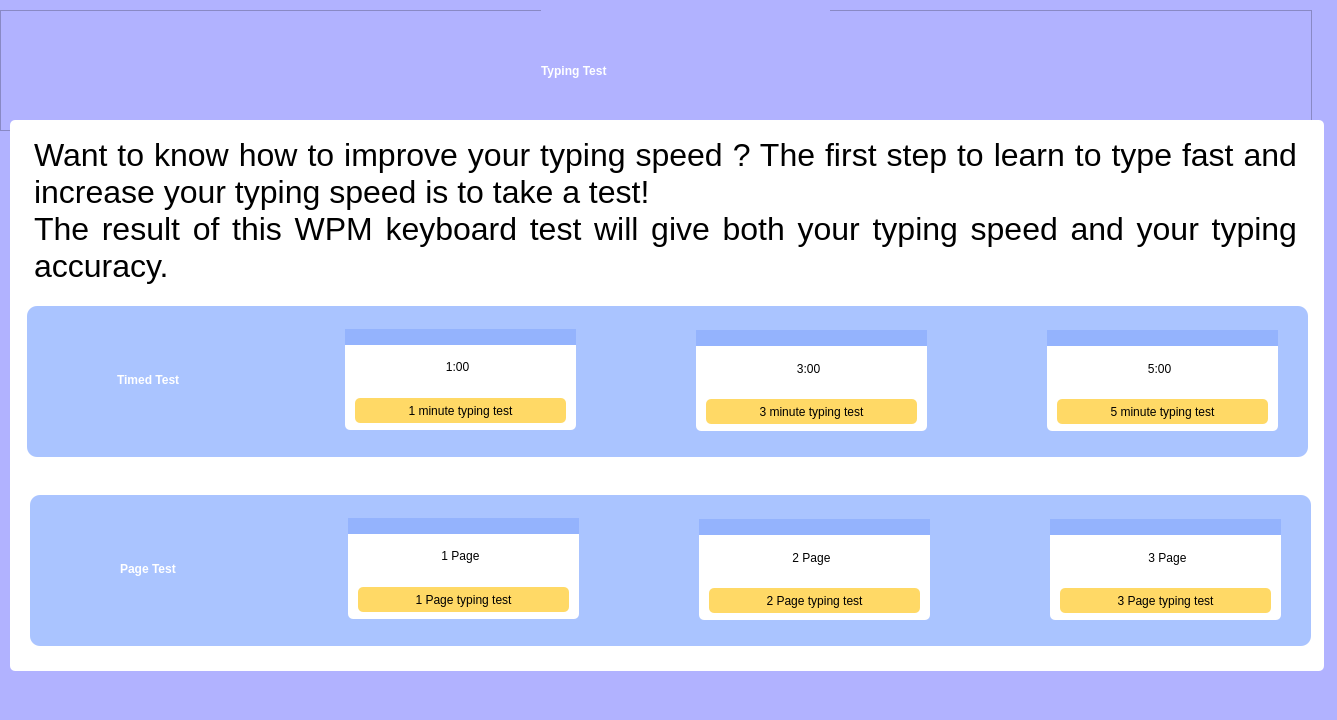
<?xml version="1.0" encoding="UTF-8"?>
<ui version="4.0">
 <class>MainWindow</class>
 <widget class="QMainWindow" name="MainWindow">
  <property name="geometry">
   <rect>
    <x>0</x>
    <y>0</y>
    <width>1337</width>
    <height>720</height>
   </rect>
  </property>
  <property name="maximumSize">
   <size>
    <width>1337</width>
    <height>720</height>
   </size>
  </property>
  <property name="windowTitle">
   <string>Speed Typing Test</string>
  </property>
  <property name="styleSheet">
   <string notr="true">background-color: #B1B2FF;</string>
  </property>
  <widget class="QWidget" name="centralwidget">
   <widget class="QFrame" name="frame">
    <property name="geometry">
     <rect>
      <x>0</x>
      <y>10</y>
      <width>1312</width>
      <height>121</height>
     </rect>
    </property>
    <property name="styleSheet">
     <string notr="true">align-item: center;</string>
    </property>
    <property name="frameShape">
     <enum>QFrame::StyledPanel</enum>
    </property>
    <property name="frameShadow">
     <enum>QFrame::Raised</enum>
    </property>
    <widget class="QLabel" name="label">
     <property name="geometry">
      <rect>
       <x>541</x>
       <y>0</y>
       <width>289</width>
       <height>121</height>
      </rect>
     </property>
     <property name="styleSheet">
      <string notr="true">font: 63 48pt &quot;Bahnschrift SemiBold Condensed&quot;;
color: white;
font-weight: bold;</string>
     </property>
     <property name="text">
      <string>Typing Test</string>
     </property>
    </widget>
   </widget>
   <widget class="QWidget" name="main_container" native="true">
    <property name="geometry">
     <rect>
      <x>10</x>
      <y>120</y>
      <width>1314</width>
      <height>551</height>
     </rect>
    </property>
    <property name="styleSheet">
     <string notr="true">background-color: white;

border-radius: 5px;</string>
    </property>
    <widget class="QWidget" name="widget_2" native="true">
     <property name="geometry">
      <rect>
       <x>10</x>
       <y>13</y>
       <width>1291</width>
       <height>164</height>
      </rect>
     </property>
     <property name="styleSheet">
      <string notr="true"/>
     </property>
     <widget class="QTextBrowser" name="textBrowser">
      <property name="geometry">
       <rect>
        <x>10</x>
        <y>0</y>
        <width>1271</width>
        <height>164</height>
       </rect>
      </property>
      <property name="styleSheet">
       <string notr="true"/>
      </property>
      <property name="html">
       <string>&lt;!DOCTYPE HTML PUBLIC &quot;-//W3C//DTD HTML 4.0//EN&quot; &quot;http://www.w3.org/TR/REC-html40/strict.dtd&quot;&gt;
&lt;html&gt;&lt;head&gt;&lt;meta name=&quot;qrichtext&quot; content=&quot;1&quot; /&gt;&lt;style type=&quot;text/css&quot;&gt;
p, li { white-space: pre-wrap; }
&lt;/style&gt;&lt;/head&gt;&lt;body style=&quot; font-family:'MS Shell Dlg 2'; font-size:8.25pt; font-weight:400; font-style:normal;&quot;&gt;
&lt;p align=&quot;justify&quot; style=&quot; margin-top:0px; margin-bottom:0px; margin-left:0px; margin-right:0px; -qt-block-indent:0; text-indent:0px;&quot;&gt;&lt;span style=&quot; font-family:'Bahnschrift'; font-size:24pt; font-weight:296; color:#000000;&quot;&gt;Want to know how to improve your typing speed ? The first step to learn to type fast and increase your typing speed is to take a test!&lt;/span&gt;&lt;/p&gt;
&lt;p align=&quot;justify&quot; style=&quot; margin-top:0px; margin-bottom:0px; margin-left:0px; margin-right:0px; -qt-block-indent:0; text-indent:0px;&quot;&gt;&lt;span style=&quot; font-family:'Bahnschrift'; font-size:24pt; font-weight:296; color:#000000;&quot;&gt;The result of this WPM keyboard test will give both your typing speed and your typing accuracy.&lt;/span&gt;&lt;/p&gt;&lt;/body&gt;&lt;/html&gt;</string>
      </property>
     </widget>
    </widget>
    <widget class="QFrame" name="frame_2">
     <property name="geometry">
      <rect>
       <x>17</x>
       <y>186</y>
       <width>1281</width>
       <height>151</height>
      </rect>
     </property>
     <property name="styleSheet">
      <string notr="true">background-color: #AAC4FF;
border-radius: 10px;</string>
     </property>
     <property name="frameShape">
      <enum>QFrame::StyledPanel</enum>
     </property>
     <property name="frameShadow">
      <enum>QFrame::Raised</enum>
     </property>
     <widget class="QLabel" name="time_test_label">
      <property name="geometry">
       <rect>
        <x>90</x>
        <y>43</y>
        <width>161</width>
        <height>61</height>
       </rect>
      </property>
      <property name="styleSheet">
       <string notr="true">font: 63 20pt &quot;Bahnschrift SemiBold&quot;;
color: white;
font-weight: bold;
</string>
      </property>
      <property name="text">
       <string>Timed Test</string>
      </property>
     </widget>
     <widget class="QWidget" name="widget_3" native="true">
      <property name="geometry">
       <rect>
        <x>318</x>
        <y>23</y>
        <width>231</width>
        <height>101</height>
       </rect>
      </property>
      <property name="styleSheet">
       <string notr="true">background-color:white;
border-radius: 5px;
</string>
      </property>
      <widget class="Line" name="line">
       <property name="geometry">
        <rect>
         <x>0</x>
         <y>0</y>
         <width>231</width>
         <height>16</height>
        </rect>
       </property>
       <property name="styleSheet">
        <string notr="true">background-color: #94B3FD;
border-radius: 0px;</string>
       </property>
       <property name="orientation">
        <enum>Qt::Horizontal</enum>
       </property>
      </widget>
      <widget class="QPushButton" name="min_1_btn">
       <property name="geometry">
        <rect>
         <x>10</x>
         <y>69</y>
         <width>211</width>
         <height>25</height>
        </rect>
       </property>
       <property name="styleSheet">
        <string notr="true">background-color: #FFD966;
font: 11pt &quot;Bahnschrift&quot;;</string>
       </property>
       <property name="text">
        <string>1 minute typing test</string>
       </property>
      </widget>
      <widget class="QLabel" name="min_1_label">
       <property name="geometry">
        <rect>
         <x>77</x>
         <y>23</y>
         <width>71</width>
         <height>31</height>
        </rect>
       </property>
       <property name="styleSheet">
        <string notr="true">font: 18pt &quot;OCR A Extended&quot;;
color: black;</string>
       </property>
       <property name="text">
        <string>&lt;html&gt;&lt;head/&gt;&lt;body&gt;&lt;p align=&quot;center&quot;&gt;1:00&lt;/p&gt;&lt;/body&gt;&lt;/html&gt;</string>
       </property>
      </widget>
     </widget>
     <widget class="QWidget" name="widget_4" native="true">
      <property name="geometry">
       <rect>
        <x>669</x>
        <y>24</y>
        <width>231</width>
        <height>101</height>
       </rect>
      </property>
      <property name="styleSheet">
       <string notr="true">background-color:white;
border-radius: 5px;
</string>
      </property>
      <widget class="Line" name="line_2">
       <property name="geometry">
        <rect>
         <x>0</x>
         <y>0</y>
         <width>231</width>
         <height>16</height>
        </rect>
       </property>
       <property name="styleSheet">
        <string notr="true">background-color: #94B3FD;
border-radius: 0px;</string>
       </property>
       <property name="orientation">
        <enum>Qt::Horizontal</enum>
       </property>
      </widget>
      <widget class="QPushButton" name="min_3_btn">
       <property name="geometry">
        <rect>
         <x>10</x>
         <y>69</y>
         <width>211</width>
         <height>25</height>
        </rect>
       </property>
       <property name="styleSheet">
        <string notr="true">background-color: #FFD966;
font: 11pt &quot;Bahnschrift&quot;;</string>
       </property>
       <property name="text">
        <string>3 minute typing test</string>
       </property>
      </widget>
      <widget class="QLabel" name="min_3_label">
       <property name="geometry">
        <rect>
         <x>77</x>
         <y>24</y>
         <width>71</width>
         <height>31</height>
        </rect>
       </property>
       <property name="styleSheet">
        <string notr="true">font: 18pt &quot;OCR A Extended&quot;;
color: black;</string>
       </property>
       <property name="text">
        <string>&lt;html&gt;&lt;head/&gt;&lt;body&gt;&lt;p align=&quot;center&quot;&gt;3:00&lt;/p&gt;&lt;/body&gt;&lt;/html&gt;</string>
       </property>
      </widget>
     </widget>
     <widget class="QWidget" name="widget_5" native="true">
      <property name="geometry">
       <rect>
        <x>1020</x>
        <y>24</y>
        <width>231</width>
        <height>101</height>
       </rect>
      </property>
      <property name="styleSheet">
       <string notr="true">background-color:white;
border-radius: 5px;
</string>
      </property>
      <widget class="Line" name="line_3">
       <property name="geometry">
        <rect>
         <x>0</x>
         <y>0</y>
         <width>231</width>
         <height>16</height>
        </rect>
       </property>
       <property name="styleSheet">
        <string notr="true">background-color: #94B3FD;
border-radius: 0px;</string>
       </property>
       <property name="orientation">
        <enum>Qt::Horizontal</enum>
       </property>
      </widget>
      <widget class="QPushButton" name="min_5_btn">
       <property name="geometry">
        <rect>
         <x>10</x>
         <y>69</y>
         <width>211</width>
         <height>25</height>
        </rect>
       </property>
       <property name="styleSheet">
        <string notr="true">background-color: #FFD966;
font: 11pt &quot;Bahnschrift&quot;;</string>
       </property>
       <property name="text">
        <string>5 minute typing test</string>
       </property>
      </widget>
      <widget class="QLabel" name="min_5_label">
       <property name="geometry">
        <rect>
         <x>77</x>
         <y>24</y>
         <width>71</width>
         <height>31</height>
        </rect>
       </property>
       <property name="styleSheet">
        <string notr="true">font: 18pt &quot;OCR A Extended&quot;;
color: black;</string>
       </property>
       <property name="text">
        <string>&lt;html&gt;&lt;head/&gt;&lt;body&gt;&lt;p align=&quot;center&quot;&gt;5:00&lt;/p&gt;&lt;/body&gt;&lt;/html&gt;</string>
       </property>
      </widget>
     </widget>
    </widget>
    <widget class="QFrame" name="frame_3">
     <property name="geometry">
      <rect>
       <x>20</x>
       <y>375</y>
       <width>1281</width>
       <height>151</height>
      </rect>
     </property>
     <property name="styleSheet">
      <string notr="true">background-color: #AAC4FF;
border-radius: 10px;</string>
     </property>
     <property name="frameShape">
      <enum>QFrame::StyledPanel</enum>
     </property>
     <property name="frameShadow">
      <enum>QFrame::Raised</enum>
     </property>
     <widget class="QLabel" name="page_test_label">
      <property name="geometry">
       <rect>
        <x>90</x>
        <y>43</y>
        <width>161</width>
        <height>61</height>
       </rect>
      </property>
      <property name="styleSheet">
       <string notr="true">font: 63 20pt &quot;Bahnschrift SemiBold&quot;;
color: white;
font-weight: bold;
</string>
      </property>
      <property name="text">
       <string>Page Test</string>
      </property>
     </widget>
     <widget class="QWidget" name="widget_6" native="true">
      <property name="geometry">
       <rect>
        <x>318</x>
        <y>23</y>
        <width>231</width>
        <height>101</height>
       </rect>
      </property>
      <property name="styleSheet">
       <string notr="true">background-color:white;
border-radius: 5px;
</string>
      </property>
      <widget class="Line" name="line_4">
       <property name="geometry">
        <rect>
         <x>0</x>
         <y>0</y>
         <width>231</width>
         <height>16</height>
        </rect>
       </property>
       <property name="styleSheet">
        <string notr="true">background-color: #94B3FD;
border-radius: 0px;</string>
       </property>
       <property name="orientation">
        <enum>Qt::Horizontal</enum>
       </property>
      </widget>
      <widget class="QPushButton" name="page_1_btn">
       <property name="geometry">
        <rect>
         <x>10</x>
         <y>69</y>
         <width>211</width>
         <height>25</height>
        </rect>
       </property>
       <property name="styleSheet">
        <string notr="true">background-color: #FFD966;
font: 11pt &quot;Bahnschrift&quot;;</string>
       </property>
       <property name="text">
        <string>1 Page typing test</string>
       </property>
      </widget>
      <widget class="QLabel" name="page_1_label">
       <property name="geometry">
        <rect>
         <x>57</x>
         <y>23</y>
         <width>111</width>
         <height>31</height>
        </rect>
       </property>
       <property name="styleSheet">
        <string notr="true">font: 18pt &quot;OCR A Extended&quot;;
color: black;</string>
       </property>
       <property name="text">
        <string>&lt;html&gt;&lt;head/&gt;&lt;body&gt;&lt;p align=&quot;center&quot;&gt;1 Page&lt;/p&gt;&lt;/body&gt;&lt;/html&gt;</string>
       </property>
      </widget>
     </widget>
     <widget class="QWidget" name="widget_7" native="true">
      <property name="geometry">
       <rect>
        <x>669</x>
        <y>24</y>
        <width>231</width>
        <height>101</height>
       </rect>
      </property>
      <property name="styleSheet">
       <string notr="true">background-color:white;
border-radius: 5px;
</string>
      </property>
      <widget class="Line" name="line_5">
       <property name="geometry">
        <rect>
         <x>0</x>
         <y>0</y>
         <width>231</width>
         <height>16</height>
        </rect>
       </property>
       <property name="styleSheet">
        <string notr="true">background-color: #94B3FD;
border-radius: 0px;</string>
       </property>
       <property name="orientation">
        <enum>Qt::Horizontal</enum>
       </property>
      </widget>
      <widget class="QPushButton" name="page_2_btn">
       <property name="geometry">
        <rect>
         <x>10</x>
         <y>69</y>
         <width>211</width>
         <height>25</height>
        </rect>
       </property>
       <property name="styleSheet">
        <string notr="true">background-color: #FFD966;
font: 11pt &quot;Bahnschrift&quot;;</string>
       </property>
       <property name="text">
        <string>2 Page typing test</string>
       </property>
      </widget>
      <widget class="QLabel" name="page_2_label">
       <property name="geometry">
        <rect>
         <x>57</x>
         <y>24</y>
         <width>111</width>
         <height>31</height>
        </rect>
       </property>
       <property name="styleSheet">
        <string notr="true">font: 18pt &quot;OCR A Extended&quot;;
color: black;</string>
       </property>
       <property name="text">
        <string>&lt;html&gt;&lt;head/&gt;&lt;body&gt;&lt;p align=&quot;center&quot;&gt;2 Page&lt;/p&gt;&lt;/body&gt;&lt;/html&gt;</string>
       </property>
      </widget>
     </widget>
     <widget class="QWidget" name="widget_8" native="true">
      <property name="geometry">
       <rect>
        <x>1020</x>
        <y>24</y>
        <width>231</width>
        <height>101</height>
       </rect>
      </property>
      <property name="styleSheet">
       <string notr="true">background-color:white;
border-radius: 5px;
</string>
      </property>
      <widget class="Line" name="line_6">
       <property name="geometry">
        <rect>
         <x>0</x>
         <y>0</y>
         <width>231</width>
         <height>16</height>
        </rect>
       </property>
       <property name="styleSheet">
        <string notr="true">background-color: #94B3FD;
border-radius: 0px;</string>
       </property>
       <property name="orientation">
        <enum>Qt::Horizontal</enum>
       </property>
      </widget>
      <widget class="QPushButton" name="page_3_btn">
       <property name="geometry">
        <rect>
         <x>10</x>
         <y>69</y>
         <width>211</width>
         <height>25</height>
        </rect>
       </property>
       <property name="styleSheet">
        <string notr="true">background-color: #FFD966;
font: 11pt &quot;Bahnschrift&quot;;</string>
       </property>
       <property name="text">
        <string>3 Page typing test</string>
       </property>
      </widget>
      <widget class="QLabel" name="page_3_label">
       <property name="geometry">
        <rect>
         <x>57</x>
         <y>24</y>
         <width>121</width>
         <height>31</height>
        </rect>
       </property>
       <property name="styleSheet">
        <string notr="true">font: 18pt &quot;OCR A Extended&quot;;
color: black;</string>
       </property>
       <property name="text">
        <string>&lt;html&gt;&lt;head/&gt;&lt;body&gt;&lt;p align=&quot;center&quot;&gt;3 Page&lt;/p&gt;&lt;/body&gt;&lt;/html&gt;</string>
       </property>
      </widget>
     </widget>
    </widget>
   </widget>
  </widget>
  <widget class="QMenuBar" name="menubar">
   <property name="geometry">
    <rect>
     <x>0</x>
     <y>0</y>
     <width>1337</width>
     <height>21</height>
    </rect>
   </property>
  </widget>
  <widget class="QStatusBar" name="statusbar"/>
 </widget>
 <resources/>
 <connections/>
</ui>
